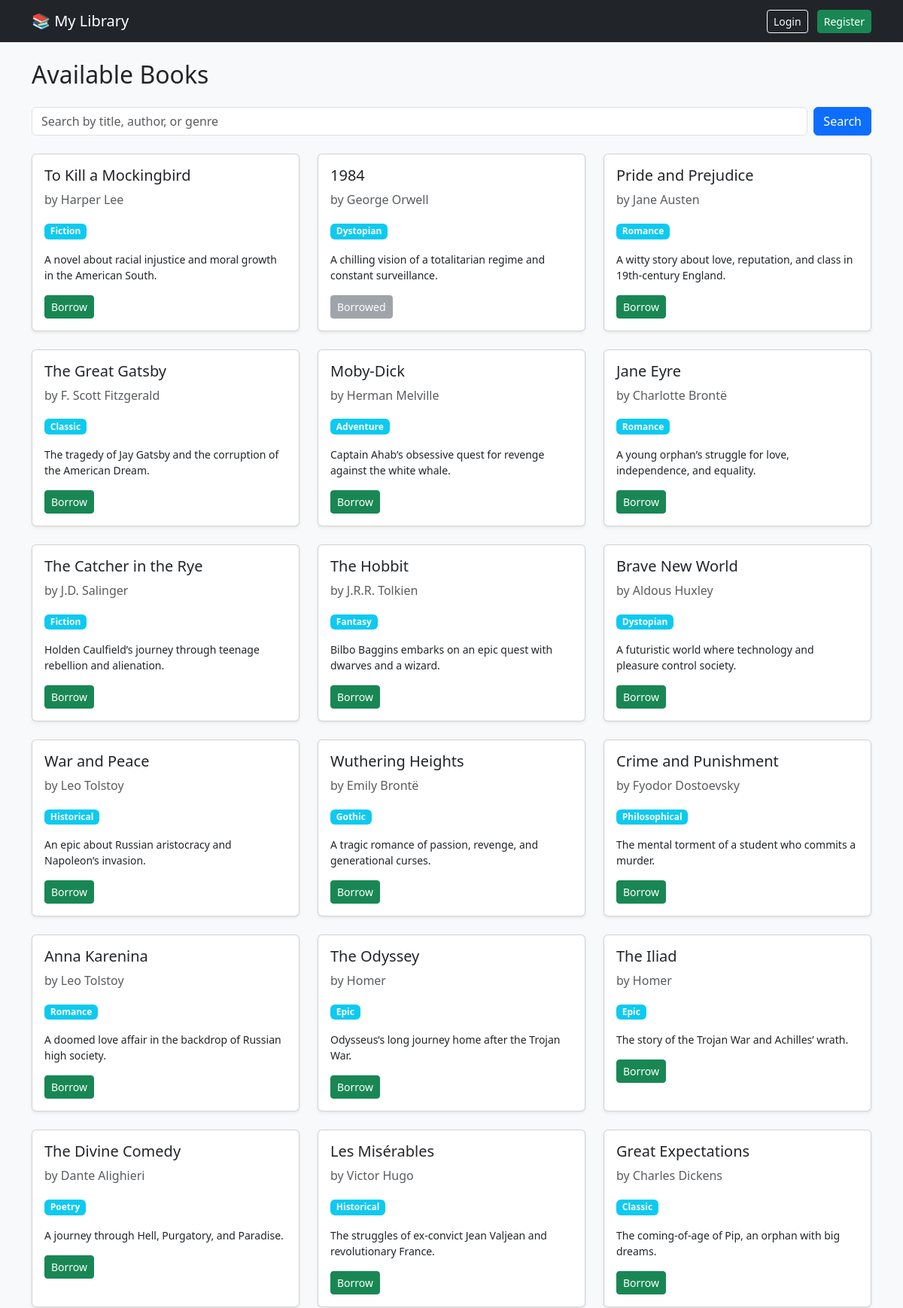
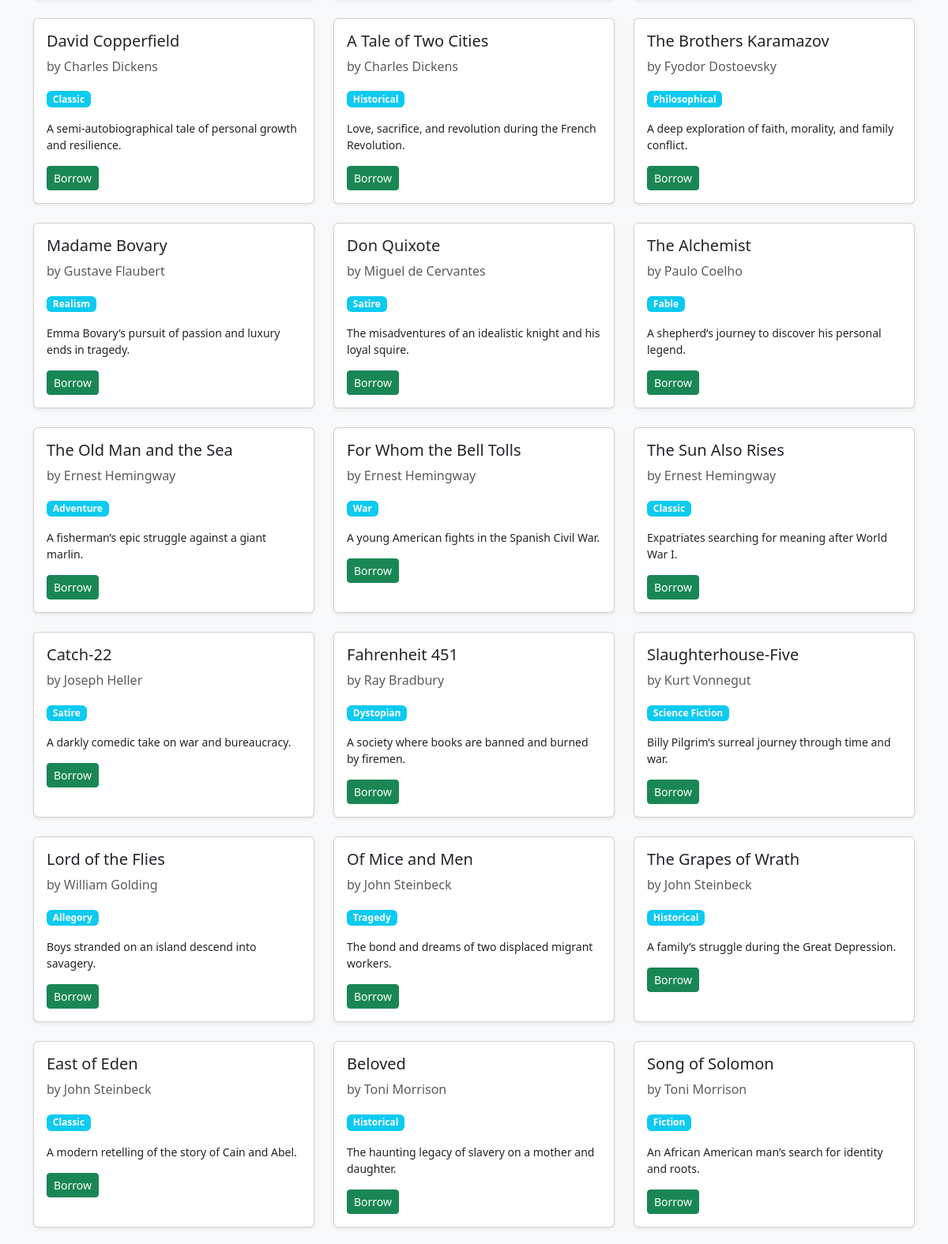
The page / (upper part) on the database its author committed (2 pictures, top to bottom).
### library_app/models.py (models this page shows, shortened)
class Book(models.Model):
    title = models.CharField(max_length=255)
    author = models.CharField(max_length=255)
    genre = models.CharField(max_length=100, blank=True)
    description = models.TextField(blank=True)
    is_borrowed = models.BooleanField(default=False)

### library_app/views.py (the view)
# urls.py: path('', views.home_view, name='home'),
def home_view(request):
    q = request.GET.get('q', '')
    books = Book.objects.all()
    if q:
        books = books.filter(
            Q(title__icontains=q) | Q(author__icontains=q) | Q(genre__icontains=q)
        )
    return render(request, 'library_app/home.html', {'books': books, 'q': q})

### templates/library_app/home.html (shortened to what this page needs)
{% extends 'base.html' %}
{% block content %}
<h2 class="mb-4">Available Books</h2>
<form method="get" class="d-flex mb-4">
  <input type="text" name="q" class="form-control me-2" placeholder="Search by title, author, or genre" value="{{ request.GET.q }}">
  <button class="btn btn-primary" type="submit">Search</button>
</form>
<div class="row">
  {% for book in books %}
    <div class="col-md-4 mb-4">
      <div class="card shadow-sm h-100">
        <div class="card-body">
          <h5 class="card-title">{{ book.title }}</h5>
          <p class="card-text text-muted">by {{ book.author }}</p>
          <p><span class="badge bg-info">{{ book.genre }}</span></p>
          <p class="card-text small">{{ book.description|truncatewords:20 }}</p>
          {% if book.is_borrowed %}
            <button class="btn btn-secondary btn-sm" disabled>Borrowed</button>
          {% else %}
            <a href="{% url 'borrow_book' book.id %}" class="btn btn-success btn-sm">Borrow</a>
          {% endif %}
        </div>
      </div>
    </div>
  {% empty %}
    <p>No books found.</p>
  {% endfor %}
</div>
{% endblock %}

### templates/base.html (shortened to what this page needs)
<!DOCTYPE html>
<html lang="en">
<head>
  <link href="https://cdn.jsdelivr.net/npm/bootstrap@5.3.3/dist/css/bootstrap.min.css" rel="stylesheet">
</head>
<body class="bg-light">
  <nav class="navbar navbar-expand-lg navbar-dark bg-dark">
    <div class="container">
      <a class="navbar-brand" href="{% url 'home' %}">📚 My Library</a>
      <div>
        {% if user.is_authenticated %}
          <span class="text-white me-3">Hello, {{ user.username }}</span>
          {% if user.is_superuser %}
            <a class="btn btn-outline-light btn-sm me-2" href="{% url 'add_book' %}">➕ Add Book</a>
          {% endif %}
          <a class="btn btn-danger btn-sm" href="{% url 'logout' %}">Logout</a>
        {% else %}
          <a class="btn btn-outline-light btn-sm me-2" href="{% url 'login' %}">Login</a>
          <a class="btn btn-success btn-sm" href="{% url 'register' %}">Register</a>
        {% endif %}
      </div>
    </div>
  </nav>
  <div class="container mt-4">
    {% block content %}{% endblock %}
  </div>
</body>
</html>

### rows shown on the page
Book: title "To Kill a Mockingbird", author "Harper Lee", genre "Fiction", description "A novel about racial injustice and moral growth in the American South.", is_borrowed "Borrow"
Book: title "1984", author "George Orwell", genre "Dystopian", description "A chilling vision of a totalitarian regime and constant surveillance.", is_borrowed "Borrowed"
Book: title "Pride and Prejudice", author "Jane Austen", genre "Romance", description "A witty story about love, reputation, and class in 19th-century England.", is_borrowed "Borrow"
Book: title "The Great Gatsby", author "F. Scott Fitzgerald", genre "Classic", description "The tragedy of Jay Gatsby and the corruption of the American Dream.", is_borrowed "Borrow"
Book: title "Moby-Dick", author "Herman Melville", genre "Adventure", description "Captain Ahab’s obsessive quest for revenge against the white whale.", is_borrowed "Borrow"
Book: title "Jane Eyre", author "Charlotte Brontë", genre "Romance", description "A young orphan’s struggle for love, independence, and equality.", is_borrowed "Borrow"
Book: title "The Catcher in the Rye", author "J.D. Salinger", genre "Fiction", description "Holden Caulfield’s journey through teenage rebellion and alienation.", is_borrowed "Borrow"
Book: title "The Hobbit", author "J.R.R. Tolkien", genre "Fantasy", description "Bilbo Baggins embarks on an epic quest with dwarves and a wizard.", is_borrowed "Borrow"
Book: title "Brave New World", author "Aldous Huxley", genre "Dystopian", description "A futuristic world where technology and pleasure control society.", is_borrowed "Borrow"
Book: title "War and Peace", author "Leo Tolstoy", genre "Historical", description "An epic about Russian aristocracy and Napoleon’s invasion.", is_borrowed "Borrow"
Book: title "Wuthering Heights", author "Emily Brontë", genre "Gothic", description "A tragic romance of passion, revenge, and generational curses.", is_borrowed "Borrow"
Book: title "Crime and Punishment", author "Fyodor Dostoevsky", genre "Philosophical", description "The mental torment of a student who commits a murder.", is_borrowed "Borrow"
Book: title "Anna Karenina", author "Leo Tolstoy", genre "Romance", description "A doomed love affair in the backdrop of Russian high society.", is_borrowed "Borrow"
Book: title "The Odyssey", author "Homer", genre "Epic", description "Odysseus’s long journey home after the Trojan War.", is_borrowed "Borrow"
Book: title "The Iliad", author "Homer", genre "Epic", description "The story of the Trojan War and Achilles’ wrath.", is_borrowed "Borrow"
Book: title "The Divine Comedy", author "Dante Alighieri", genre "Poetry", description "A journey through Hell, Purgatory, and Paradise.", is_borrowed "Borrow"
Book: title "Les Misérables", author "Victor Hugo", genre "Historical", description "The struggles of ex-convict Jean Valjean and revolutionary France.", is_borrowed "Borrow"
Book: title "Great Expectations", author "Charles Dickens", genre "Classic", description "The coming-of-age of Pip, an orphan with big dreams.", is_borrowed "Borrow"
Book: title "David Copperfield", author "Charles Dickens", genre "Classic", description "A semi-autobiographical tale of personal growth and resilience.", is_borrowed "Borrow"
Book: title "A Tale of Two Cities", author "Charles Dickens", genre "Historical", description "Love, sacrifice, and revolution during the French Revolution.", is_borrowed "Borrow"
Book: title "The Brothers Karamazov", author "Fyodor Dostoevsky", genre "Philosophical", description "A deep exploration of faith, morality, and family conflict.", is_borrowed "Borrow"
Book: title "Madame Bovary", author "Gustave Flaubert", genre "Realism", description "Emma Bovary’s pursuit of passion and luxury ends in tragedy.", is_borrowed "Borrow"
Book: title "Don Quixote", author "Miguel de Cervantes", genre "Satire", description "The misadventures of an idealistic knight and his loyal squire.", is_borrowed "Borrow"
Book: title "The Alchemist", author "Paulo Coelho", genre "Fable", description "A shepherd’s journey to discover his personal legend.", is_borrowed "Borrow"
Book: title "The Old Man and the Sea", author "Ernest Hemingway", genre "Adventure", description "A fisherman’s epic struggle against a giant marlin.", is_borrowed "Borrow"
Book: title "For Whom the Bell Tolls", author "Ernest Hemingway", genre "War", description "A young American fights in the Spanish Civil War.", is_borrowed "Borrow"
Book: title "The Sun Also Rises", author "Ernest Hemingway", genre "Classic", description "Expatriates searching for meaning after World War I.", is_borrowed "Borrow"
Book: title "Catch-22", author "Joseph Heller", genre "Satire", description "A darkly comedic take on war and bureaucracy.", is_borrowed "Borrow"
Book: title "Fahrenheit 451", author "Ray Bradbury", genre "Dystopian", description "A society where books are banned and burned by firemen.", is_borrowed "Borrow"
Book: title "Slaughterhouse-Five", author "Kurt Vonnegut", genre "Science Fiction", description "Billy Pilgrim’s surreal journey through time and war.", is_borrowed "Borrow"
Book: title "Lord of the Flies", author "William Golding", genre "Allegory", description "Boys stranded on an island descend into savagery.", is_borrowed "Borrow"
Book: title "Of Mice and Men", author "John Steinbeck", genre "Tragedy", description "The bond and dreams of two displaced migrant workers.", is_borrowed "Borrow"
Book: title "The Grapes of Wrath", author "John Steinbeck", genre "Historical", description "A family’s struggle during the Great Depression.", is_borrowed "Borrow"
Book: title "East of Eden", author "John Steinbeck", genre "Classic", description "A modern retelling of the story of Cain and Abel.", is_borrowed "Borrow"
Book: title "Beloved", author "Toni Morrison", genre "Historical", description "The haunting legacy of slavery on a mother and daughter.", is_borrowed "Borrow"
Book: title "Song of Solomon", author "Toni Morrison", genre "Fiction", description "An African American man’s search for identity and roots.", is_borrowed "Borrow"
